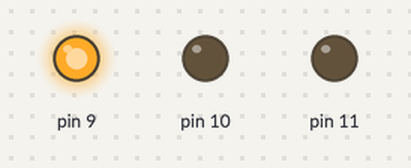
The sketch below on a simulated Arduino Uno, built with avr-gcc and run on an emulated ATmega328P. Shown: output pins drawn as LEDs (lit = HIGH).

Above: at 0.5 s.
At 1.5 s:
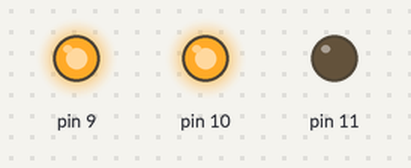
At 2.5 s:
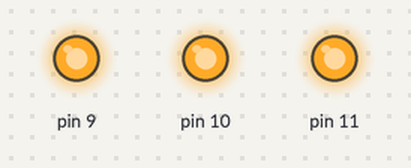
At 5.5 s:
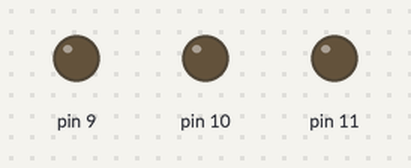
Timing chart, 0 to 7.8 s (numbered marks = the images above):
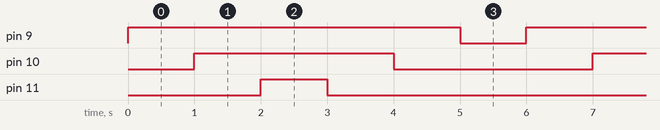

Measured:
- by itself, pin 9: alternates HIGH for 5.0 s and LOW for 1.0 s
- by itself, pin 10: alternates HIGH for 3.0 s and LOW for 3.0 s
- by itself, pin 11: alternates HIGH for 1.0 s and LOW for 5.0 s

The sketch:

LEDlights.ino
```cpp
void setup(){
  for(int pinNum =9; pinNum<=11;pinNum++){
    pinMode(pinNum,OUTPUT);
  }
}
void loop(){
  for(int pinNum =9; pinNum<=11;pinNum++){
    digitalWrite(pinNum, HIGH);
    delay(1000);
  }

  for (int pinNum =11; pinNum>=9; pinNum--){
    digitalWrite(pinNum, LOW);
    delay(1000);
  }

}
```
